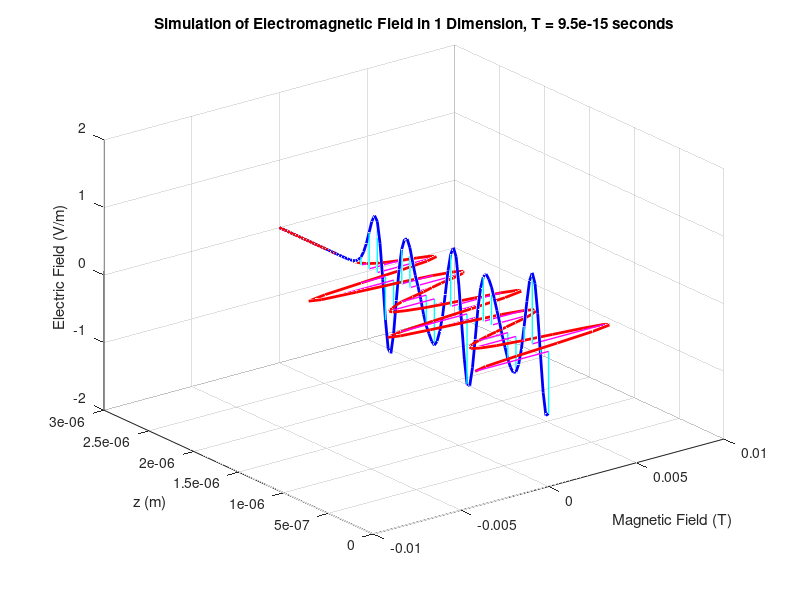

Reproduce this figure in MATLAB.
%% Sarah Dolan
% April 30, 2022
% Simulation of electromagnetic field in 1-D

%Setup
clear;

%Constants
c0 = 3E8;                       % speed of light 
eps_0 = 8.8542149e-12;          % vacuum permittivity
mu_0 = 1.2566370614e-6;         % vacuum permeability

% Wave Parameters
lambda = 600E-9;
freq = 2*pi*c0/lambda;

% Space
Nz = 100;
zMax  = 3e-6;
dz = zMax/Nz;
z = linspace(0, zMax, Nz);

% Time
Nt = 300;
dt = 1/10*1/freq;
tMax = dt * Nt;
t = linspace(0, tMax, Nt);

% Permittivity, Permeability
eps_r = 2+0.9*sin(freq/2.*t);
ep = eps_r * eps_0;

mu_r = ones(1, Nt);
mu = mu_r * mu_0;

% Adding Source, Electric Field
E0 = sin(freq.*t);
source_start = 1;

% Magnetic Field
Hy = zeros(1, Nz);

% Matrices for Boundary Conditions
Ex = zeros(1, Nz);
Ex2 = zeros(1,Nt);
Exlast_1 = zeros(1,Nt);


for n = 2: Nt-1
   %Set time-dependant source
   Ex(source_start) = sin(freq*n*dt); 
    for k = 1: Nz-1
        Hy(k) =mu(n)/mu(n+1)* Hy(k) + dt/mu(n+1)*(Ex(k)-Ex(k+1))/dz;
    end
  
   for k = 2: Nz-1
        Ex(k) = ep(n)/ep(n+1)*Ex(k) + dt/ep(n+1)*(Hy(k-1)-Hy(k))/dz;
   end


   % Absorbing Boundary Condition
    Ex2(n) = Ex(2);  
    Ex(1)= Ex2(n-1);
    Exlast_1(n) = Ex(Nz-1);
    Ex(Nz) = Exlast_1(n-1);

   % Live Plotting

   plot3(0*z, z, Ex, 'b', 'LineWidth', 2);
      hold on
   h = quiver3(0*z(1:3:Nz), z(1:3:Nz), 0*z(1:3:Nz), 0*z(1:3:Nz), 0*z(1:3:Nz), Ex(1:3:Nz), 0, 'c', 'LineWidth', 1);
   set (h, "maxheadsize", 0.0);
 
   plot3(Hy, z, 0*z, 'r', 'LineWidth', 2)
   h = quiver3(0*z(1:3:Nz), z(1:3:Nz), 0*z(1:3:Nz), Hy(1:3:Nz), 0*z(1:3:Nz), 0*z(1:3:Nz), 0, 'm', 'LineWidth', 1);
   set (h, "maxheadsize", 0.0);
  
   grid on
   myTitle1 =  sprintf("Simulation of Electromagnetic Field in 1 Dimension, T = %.2d seconds", t(n));
   title(myTitle1)
   axis([-0.01 0.01 0 zMax -2 2]);
   xlabel("Magnetic Field (T)");
   zlabel("Electric Field (V/m)");
   ylabel("z (m)");
   pause(0.01)
   hold off

end

